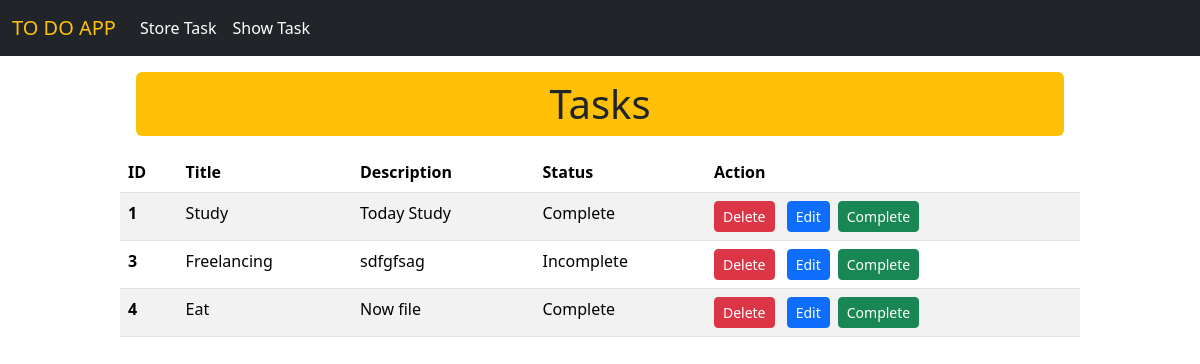
Before: /show_task/ with the older database file.
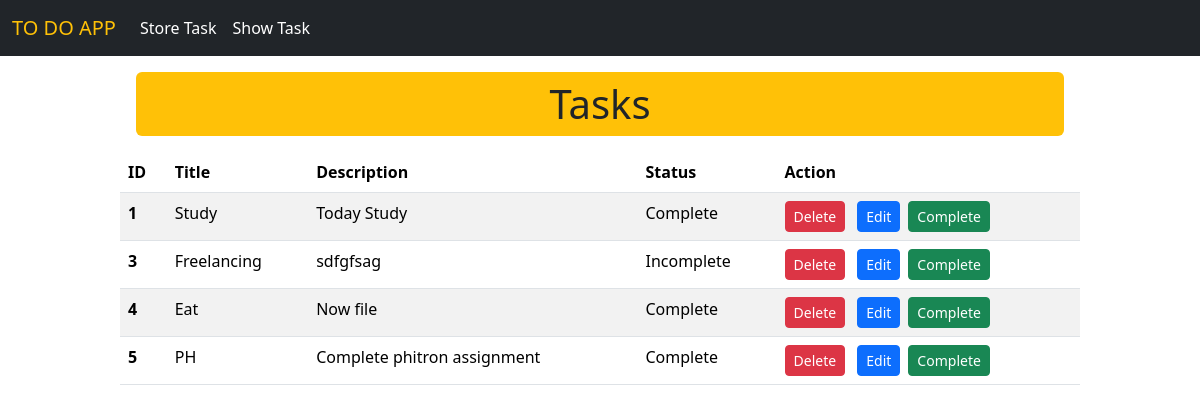
After: the same page with the newer database file.
### first_app/models.py (models this page shows)
class TaskStoreModel(models.Model):
    id = models.IntegerField(primary_key=True)
    task_name = models.CharField(max_length=30)
    task_description = models.CharField(max_length=130)
    is_completed = models.BooleanField(default=False)
    def __str__(self):
        return self.task_name

### first_app/views.py (the view)
# urls.py: path('show_task/', show_task, name='show_task'),
def show_task(request):
    task = TaskStoreModel.objects.all()
    print(task)
    return render(request, 'show_task.html', {'data': task})

### first_app/templates/show_task.html
{% extends 'base.html' %}
{% block content %}
<div style="width: 80%; margin:auto">
    <h1 class="text-center bg-warning m-3 p-2 rounded">Tasks</h1>
    {% if data %}
    <table class="table table-striped">
        <thead>
            <tr>
                <th scope="col">ID</th>
                <th scope="col">Title</th>
                <th scope="col">Description</th>
                <th scope="col">Status</th>
                <th scope="col">Action</th>
            </tr>
        </thead>
        <tbody>
            {% for item in data %}
            <tr>
                <th scope="row">{{item.id}}</th>
                <td>{{item.task_name}}</td>
                <td>{{item.task_description}}</td>
                {% if item.is_completed %}
                <td>Complete</td>
                {% else %}
                <td>Incomplete</td>
                {% endif %}
                <td> <a href="{%url 'delete_task' id=item.id %}" class="btn btn-danger btn-sm">Delete</a> <a
                        href="{%url 'edit_task' id=item.id %}" class="btn btn-primary btn-sm mx-2">Edit</a><a
                        href="{% url 'complete_task' id=item.id %}" class="btn btn-success btn-sm">Complete</a>
                </td>
            </tr>
            {% endfor %}
        </tbody>
    </table>
    {% else %}
    <h3>No data available</h3>
    {% endif %}
</div>
{% endblock %}

### first_app/templates/base.html (shortened to what this page needs)
<!DOCTYPE html>
<html lang="en">
<head>
    <link href="https://cdn.jsdelivr.net/npm/bootstrap@5.3.1/dist/css/bootstrap.min.css" rel="stylesheet"
>
</head>
<body>
    <section>
        <nav class="navbar navbar-expand-lg bg-dark">
            <div class="container-fluid">
                <a class="navbar-brand text-warning" href="{% url 'home' %}">TO DO APP</a>
                <div class="collapse navbar-collapse" id="navbarNavAltMarkup">
                    <div class="navbar-nav">
                        <a class="nav-link text-white" href="{% url 'store_task'%}">Store Task</a>
                        <a class="nav-link text-white" href="{% url 'show_task' %}">Show Task</a>
                    </div>
                </div>
            </div>
        </nav>
    </section>
    <section>
        {% block content %} {% endblock %}
    </section>
</body>
</html>

Changed rows visible on the page:
added TaskStoreModel: id "5", task_name "PH", task_description "Complete phitron assignment", is_completed "Complete"
